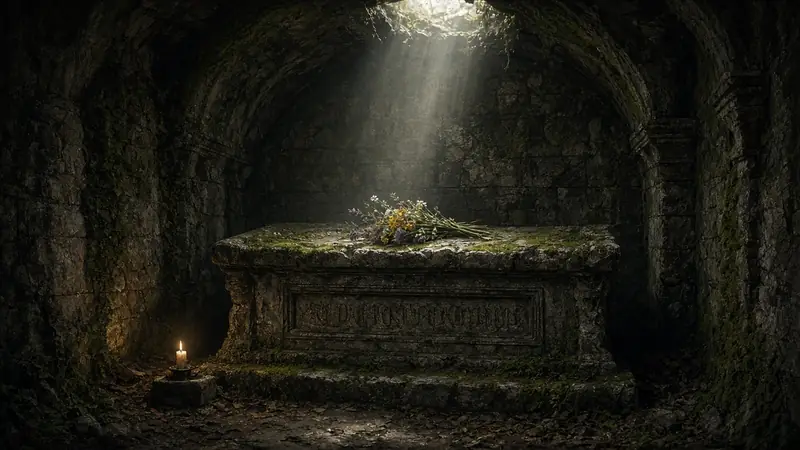
#> input picture text/art/events/crypt_grave.webp, 800 x 450 px, given in place of evil_spirit.jpg, which was not available
$ python make-crypt-eden-art.py
#> lines starting #> are read from the running program, lines starting #| are printed output that depends on the picture
#!/usr/bin/env python3
"""v1.7 / text 2.7.6 art: Royal Crypt + Eden placeholders and the four flower-girl portraits.
v1.8 / text 2.7.7: + the eight Babylon district backdrops (district_*).
v1.9 / text 2.7.8: + Pastor Evelyn (real art, cropped to face and shoulders).
Additive only (never deletes). Writes:
  joetopia-web/art/{portraits 512, faces 160 sq, busts 256 sq, events 512x288 (landscape sources only)}
  android-text-rpg assets/art/{portraits 800 long side, events 800x450 (landscape only)}  WebP q72
  joetopia-web/text/art (mirror of the APK art) + regenerated text/art/ids.js
Real portraits (flower girls, wolves) are shown whole: no event banner crop, portraits keep the full picture."""
import os
from PIL import Image
SRC = '/workspace/joetopia-art-src'
WEB = '/workspace/joetopia-web/art'
APK = '/workspace/android-text-rpg/app/src/main/assets/art'
TXT = '/workspace/joetopia-web/text/art'
ART = {  # art id -> source (relative to SRC); 'placeholder/' = generated stand-in
    'enemy_evil_spirit': 'placeholder/evil_spirit', 'enemy_zombie_goblin': 'placeholder/zombie_goblin',
    'enemy_graverobbers': 'placeholder/graverobbers', 'enemy_possessed_man': 'placeholder/possessed_man',
    'enemy_necromancer': 'placeholder/necromancer', 'enemy_vampire': 'placeholder/vampire',
    'royal_crypt': 'placeholder/royal_crypt', 'thaddeus_tomb': 'placeholder/thaddeus_tomb', 'crypt_grave': 'placeholder/crypt_grave',
    'enemy_flaming_sword': 'placeholder/flaming_sword', 'enemy_serpent': 'placeholder/serpent',
    'eden_garden': 'placeholder/eden_garden', 'tree_knowledge': 'placeholder/tree_knowledge', 'tree_life': 'placeholder/tree_life',
    'ending_thaddeus': 'placeholder/ending_thaddeus', 'draconian_true': 'placeholder/draconian_true', 'ushapti_true': 'placeholder/ushapti_true',
    # v1.8 / text 2.7.7: Babylon district backdrops (PLACEHOLDERS, 16:9 scenes)
    'district_spire': 'placeholder/district_spire',
    'district_chrome': 'placeholder/district_chrome',
    'district_lantern': 'placeholder/district_lantern',
    'district_scale': 'placeholder/district_scale',
    'district_under': 'placeholder/district_under',
    'district_core': 'placeholder/district_core',
    'district_neon_abyss': 'placeholder/district_neon_abyss',
    'district_docks': 'placeholder/district_docks',
    # real art (user-supplied), uncropped
    'street_flower_girl': 'npc/flower_girl', 'street_flower_girl_blue': 'npc/flower_girl_blue',
    # v1.11.1: near full-body portraits (rose girl framed on her face and upper body); faces/busts still come from the face crops (FACE_SRC)
    'street_sheeple_drink': 'npc/sheeple_girl', 'street_sheeple_dance': 'npc/sheeple_girl_rose',  # v1.12 (t258u): the whole full-body picture
    'enemy_ash_wolf_red_hood': 'enemy/ash_wolf_red_hood', 'enemy_ash_wolf_blue_hood': 'enemy/ash_wolf_blue_hood',
    # v1.9 / text 2.7.8: Pastor Evelyn, REAL art (user-supplied npc/evelyn.jpg), pre-cropped head-to-book (face and shoulders)
    # as npc/evelyn_portrait.jpg: im.crop((205, 22, 655, 502)) of the 784x1168 original.
    'evelyn': 'npc/evelyn',  # v1.12 (t260u): whole full-body original; face/bust icons still from the old head crop (FACE_SRC)
    # v1.9: the two Lost Explorers, REAL art (user-supplied), pre-cropped to face and shoulders:
    # encounter/lost_explorer.jpg .crop((175, 15, 525, 385)); encounter/lost_explorer_crypt.jpg .crop((268, 0, 640, 405)) (head, face, magnifying glass; no cleavage).
    'street_lost_explorer': 'encounter/lost_explorer',  # v1.12: whole full-body original
    'street_crypt_explorer': 'encounter/lost_explorer_crypt',
    # encounter/lost_explorer_undercroft.jpg .crop((110, 0, 690, 620)): sailor cap down to the tablet.
    'street_under_explorer': 'encounter/lost_explorer_undercroft',
    # npc/explorers_guild.jpg .crop((160, 40, 480, 392)): pith helmet + feather down to the neck only (no chest).
    'street_explorers_guild': 'npc/explorers_guild',
    # v1.12 Thistledown (t260u-t265u): REAL art, full body (whole picture); tall Sunflower (944x2096) is padded to 2:3 on a blurred backdrop (PAD)
    'sunflower': 'npc/sunflower', 'street_td_cotton': 'npc/cotton', 'street_td_explorer': 'npc/sheeple_explorer_library',
    'street_td_foxtail': 'npc/father_foxtail', 'street_td_veteran': 'npc/sheeple_veteran',  # Old Burdock (t266u)
    'street_td_constable': 'npc/sheeple_constable',  # Constable Rhubarb (t267u); also stands in for the Sheeple Soldiers in fights
    # v1.13 (t269u-t274u): REAL art, full body: the two checkpoint soldiers, the Baaa-ndit, Lady Violet, Strawberry, Barley the Barman
    'street_td_checkpoint_bell': 'npc/sheeple_soldier_bell', 'street_td_checkpoint_crook': 'npc/sheeple_soldier_crook',
    'street_td_baaandit': 'enemy/baaandit', 'street_td_violet': 'npc/lady_violet', 'street_td_strawberry': 'npc/strawberry',
    'street_td_barley': 'npc/barley_barman',
    'street_td_chesnut': 'npc/pastor_chesnut',
    'street_td_daisy': 'npc/daisy', 'street_td_blackbriar': 'npc/general_blackbriar', 'street_td_tamarind': 'npc/tamarind', 'kale': 'npc/kale', 'street_td_cowslip': 'npc/cowslip',  # v1.15 AF cowslip; Z/Y2 (t358u, t359u): Daisy; General Blackbriar holding the Judgment Bell
    'street_td_apricot': 'npc/apricot',  # v1.15 V (t320u): Apricot, the famous Sheeple dancer at the Woolly Tankard  # v1.15 U (t313u): Pastor Chesnut, Glade Tidings Church
    # v1.15 U2-U6 (t314u-t318u): REAL art: Meadow Wolf (+ calmed), the Alpha, Meadow Rats, the fallen soldier, the lost lamb
    'enemy_meadow_wolf': 'enemy/meadow_wolf', 'enemy_meadow_wolf_calm': 'enemy/meadow_wolf_calm', 'enemy_meadow_wolf_alpha': 'enemy/meadow_wolf_alpha',
    'enemy_meadow_rats': 'enemy/meadow_rats', 'enemy_sunlight_moth': 'enemy/sunlight_moth', 'street_td_fallen_soldier': 'npc/fallen_soldier_body', 'street_td_lost_lamb': 'npc/lost_lamb_briar',
    'street_td_couple': 'npc/sheeple_couple', 'street_td_leave_soldier': 'npc/sheeple_soldier_leave',  # v1.15 (t278u, t279u): pub encounters
    # v1.15 batch 2 (t280u-t284u): REAL art: the Ghostly Ram, the Firefox, the Giga Goose, its nest, the two lambs
    'street_td_ghost_ram': 'enemy/ghost_ram', 'street_td_firefox': 'enemy/firefox', 'street_td_giga_goose': 'enemy/giga_goose',
    'street_td_goose_nest': 'npc/giga_goose_nest', 'street_td_lambs': 'npc/sheeple_lambs',
    # v1.15 F-I (t286u, t287u): REAL art: Phoebe the TikTok Pastor (Babylon) and the Fire Dragonfly (Thistledown stream)
    'phoebe': 'npc/phoebe', 'street_td_fire_dragonfly': 'enemy/fire_dragonfly', 'street_td_strange_sheeple': 'npc/strange_sheeple_ushapti',
    'enemy_ushapti_probe': 'enemy/ushapti_probe', 'enemy_ushapti_beam_pistol': 'enemy/ushapti_beam_pistol', 'enemy_ushapti_wizard': 'enemy/ushapti_wizard',
    'roger_male': 'npc/roger_male', 'roger_female': 'npc/roger_female', 'roger_combat': 'enemy/roger_combat',  # v1.15 P2: Roger the Ushapti Trickster, revealed (full body)
    # generated stand-ins (no real people): the meadow village and two villagers
    'thistledown': 'placeholder/thistledown', 'street_td_villager_woman': 'placeholder/td_villager_woman',
    'street_td_villager_man': 'placeholder/td_villager_man',
}
from PIL import ImageFilter
def save(im, root, sub, name, q):
    os.makedirs(os.path.join(root, sub), exist_ok=True); im.save(os.path.join(root, sub, name + '.webp'), 'WEBP', quality=q, method=6)
def sq(im, cy, s):
    w, h = im.size; s = round(min(w, h) * s); cx = w / 2; y0 = max(0, min(h - s, round(cy * h - s / 2)))
    return im.crop((round(cx - s / 2), y0, round(cx + s / 2), y0 + s))
def wide(im, W, H):
    w, h = im.size; eh = w * H / W
    if eh <= h: y0 = (h - eh) / 2; return im.crop((0, round(y0), w, round(y0 + eh))).resize((W, H), Image.LANCZOS)
    ew = h * W / H; x0 = (w - ew) / 2; return im.crop((round(x0), 0, round(x0 + ew), h)).resize((W, H), Image.LANCZOS)
FACE_SRC = {'street_sheeple_drink': 'npc/sheeple_girl_face', 'street_sheeple_dance': 'npc/sheeple_girl_rose_face',
            'evelyn': 'npc/evelyn_portrait', 'street_lost_explorer': 'encounter/lost_explorer_portrait',
            'street_crypt_explorer': 'encounter/lost_explorer_crypt_portrait', 'street_under_explorer': 'encounter/lost_explorer_undercroft_portrait',
            'street_explorers_guild': 'npc/explorers_guild_portrait'}
FACE_AT = {  # full-body sources without a face crop: (face cy, face s, bust cy, bust s) as fractions (sq())
    'phoebe': (.14, .32, .25, .65), 'street_td_fire_dragonfly': (.37, .4, .38, .9), 'street_td_strange_sheeple': (.21, .34, .3, .72),
    'enemy_ushapti_probe': (.33, .5, .45, .9), 'enemy_ushapti_beam_pistol': (.28, .55, .42, .95), 'enemy_ushapti_wizard': (.30, .45, .40, .9), 'roger_male': (.27, .34, .3, .5), 'roger_female': (.255, .3, .3, .5), 'roger_combat': (.43, .24, .52, .6),
    'street_td_ghost_ram': (.2, .4, .3, .75), 'street_td_firefox': (.52, .45, .52, .8), 'street_td_giga_goose': (.25, .45, .4, .85), 'street_td_goose_nest': (.6, .6, .6, .9), 'street_td_lambs': (.42, .6, .5, .9),
    'street_td_chesnut': (.29, .32, .4, .72), 'street_td_apricot': (.2, .3, .3, .66), 'street_td_daisy': (.17, .3, .3, .66), 'street_td_blackbriar': (.15, .26, .3, .66), 'street_td_tamarind': (.15, .28, .3, .66), 'kale': (.2, .3, .32, .7), 'street_td_cowslip': (.3, .32, .36, .9),
    'enemy_meadow_wolf': (.35, .45, .45, .85), 'enemy_meadow_wolf_calm': (.35, .45, .45, .85), 'enemy_meadow_wolf_alpha': (.33, .45, .45, .85),
    'enemy_meadow_rats': (.45, .55, .5, .9), 'enemy_sunlight_moth': (.4, .45, .45, .85), 'street_td_fallen_soldier': (.5, .55, .55, .9), 'street_td_lost_lamb': (.45, .45, .5, .85),
    'street_td_couple': (.33, .9, .4, 1), 'street_td_leave_soldier': (.3, .42, .38, .75),
    'sunflower': (.14, .5, .22, .85), 'street_td_cotton': (.22, .36, .32, .7), 'street_td_explorer': (.21, .34, .33, .7),
    'street_td_foxtail': (.16, .34, .27, .7), 'street_td_veteran': (.2, .36, .3, .72), 'street_td_constable': (.15, .36, .25, .72), 'street_td_villager_woman': (.22, .4, .32, .75), 'street_td_villager_man': (.2, .4, .3, .75),
    'street_td_checkpoint_bell': (.16, .36, .27, .72), 'street_td_checkpoint_crook': (.16, .36, .27, .72), 'street_td_baaandit': (.16, .36, .27, .72), 'street_td_violet': (.16, .36, .27, .72), 'street_td_strawberry': (.16, .36, .27, .72), 'street_td_barley': (.16, .36, .27, .72)}
PAD = {'sunflower'}  # taller than 2:3: pad (never stretch) to 2:3 on a blurred copy of itself
LETTERBOX = {'street_td_cowslip', 'kale', 'enemy_sunlight_moth', 'street_td_tamarind', 'street_td_daisy', 'street_td_blackbriar', 'street_td_apricot', 'street_td_chesnut', 'enemy_meadow_wolf', 'enemy_meadow_wolf_calm', 'enemy_meadow_wolf_alpha', 'enemy_meadow_rats', 'street_td_fallen_soldier', 'street_td_lost_lamb', 'roger_male', 'roger_female', 'roger_combat', 'enemy_ushapti_probe', 'enemy_ushapti_wizard', 'enemy_ushapti_beam_pistol', 'street_td_strange_sheeple', 'street_td_ghost_ram', 'street_td_giga_goose', 'street_td_lambs', 'street_td_checkpoint_bell', 'street_td_checkpoint_crook', 'street_td_baaandit', 'street_td_violet', 'street_td_strawberry', 'street_td_barley', 'street_td_veteran', 'street_td_constable', 'evelyn', 'sunflower', 'street_td_cotton', 'street_td_explorer', 'street_td_foxtail', 'street_td_villager_woman', 'street_td_villager_man', 'street_flower_girl', 'street_flower_girl_blue', 'street_sheeple_drink', 'street_sheeple_dance', 'street_lost_explorer', 'street_crypt_explorer', 'street_under_explorer', 'street_explorers_guild'}  # web encounter banner: the WHOLE portrait centred on a blurred backdrop (no crop)
# v1.15: portrait sources whose event banner is a full-width 16:9 band starting at this fraction of the height (a crop, never a stretch)
WIDE_TOP = {'phoebe': .05, 'street_td_fire_dragonfly': .12, 'street_td_couple': 230 / 1712, 'street_td_leave_soldier': 230 / 1712, 'street_td_firefox': .4, 'street_td_goose_nest': .33}
def band(im, top, W, H):
    w, h = im.size; bh = round(w * H / W); y0 = max(0, min(h - bh, round(top * h))); return im.crop((0, y0, w, y0 + bh)).resize((W, H), Image.LANCZOS)
LETTERBOX_APK = {'street_td_cowslip', 'kale', 'enemy_sunlight_moth', 'street_td_tamarind', 'street_td_daisy', 'street_td_blackbriar', 'street_td_apricot', 'street_td_chesnut', 'enemy_meadow_wolf', 'enemy_meadow_wolf_calm', 'enemy_meadow_wolf_alpha', 'enemy_meadow_rats', 'street_td_fallen_soldier', 'street_td_lost_lamb'}
def letterbox(im, W, H):
    bg = wide(im, W, H).filter(ImageFilter.GaussianBlur(18)); bg = Image.blend(bg, Image.new('RGB', (W, H), (12, 10, 16)), .45)
    fg = im.copy(); fg.thumbnail((W, H), Image.LANCZOS); bg.paste(fg, ((W - fg.size[0]) // 2, (H - fg.size[1]) // 2)); return bg
for nid, src in ART.items():
    im = Image.open(os.path.join(SRC, src + '.jpg')).convert('RGB'); land = im.size[0] > im.size[1]
#> further down, im is the input picture: PIL image 800x450 RGB; mean R, G, B 30.6, 29.9, 22.1
#> after `land = im.size[0] > im.size[1]`: land = True
    if nid in PAD:
        w, h = im.size; W = round(h * 2 / 3); bg = wide(im, W, h).filter(ImageFilter.GaussianBlur(30)); bg = Image.blend(bg, Image.new('RGB', (W, h), (12, 10, 16)), .35)
        bg.paste(im, ((W - w) // 2, 0)); im = bg
    p = im.copy(); p.thumbnail((512, 512), Image.LANCZOS); save(p, WEB, 'portraits', nid, 82)
    save(sq(im, .5 if land else .2, .55 if land else .45).resize((160, 160), Image.LANCZOS), WEB, 'faces', nid, 82)
#> in sq, `return im.crop((round(cx - s / 2), y0, round(cx + s / 2), y0 + s))`:
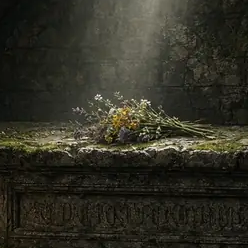
#> returned value: PIL image 248x248 RGB; mean R, G, B 49.2, 48.1, 37
#> call 2 of save, with root = '/workspace/joetopia-web/art', sub = 'faces', name = 'enemy_evil_spirit', q = 82
#> in save (call 2), `os.makedirs(os.path.join(root, sub), exist_ok=True)`:
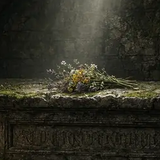
#> saved as enemy_evil_spirit.webp: PIL image 160x160 RGB; mean R, G, B 49.2, 48.1, 37
    save(sq(im, .5 if land else .33, 1 if land else .75).resize((256, 256), Image.LANCZOS), WEB, 'busts', nid, 82)
#> call 2 of sq, with cy = 0.5, s = 1
#> in sq (call 2), `return im.crop((round(cx - s / 2), y0, round(cx + s / 2), y0 + s))`:
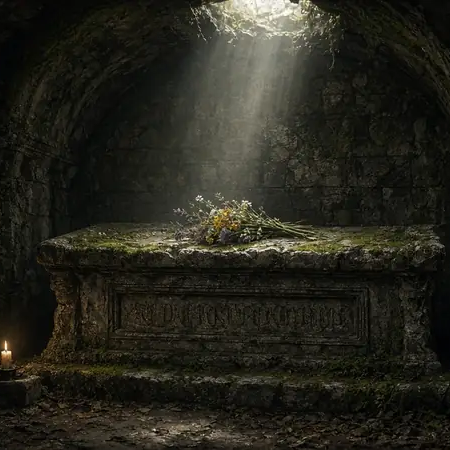
#> returned value: PIL image 450x450 RGB; mean R, G, B 39, 38.1, 28.9
#> call 3 of save, with root = '/workspace/joetopia-web/art', sub = 'busts', name = 'enemy_evil_spirit', q = 82
#> in save (call 3), `os.makedirs(os.path.join(root, sub), exist_ok=True)`:
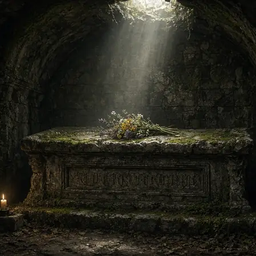
#> saved as enemy_evil_spirit.webp: PIL image 256x256 RGB; mean R, G, B 39, 38.1, 28.9
    p = im.copy(); p.thumbnail((800, 800), Image.LANCZOS)
    for root in (APK, TXT): save(p, root, 'portraits', nid, 72)
    if land:
        save(wide(im, 512, 288), WEB, 'events', nid, 80)
        e = wide(im, 800, 450)
        for root in (APK, TXT): save(e, root, 'events', nid, 72)
    if nid in LETTERBOX: save(letterbox(im, 512, 288), WEB, 'events', nid, 80)
    if nid in LETTERBOX_APK:  # v1.15 U: whole figure on a blurred backdrop for the apps too (never stretched)
        e = letterbox(im, 800, 450)
        for root in (APK, TXT): save(e, root, 'events', nid, 72)
    if nid in WIDE_TOP:
        save(band(im, WIDE_TOP[nid], 512, 288), WEB, 'events', nid, 80)
        e = band(im, WIDE_TOP[nid], 800, 450)
        for root in (APK, TXT): save(e, root, 'events', nid, 72)
    print(nid, im.size, 'landscape' if land else 'portrait')
#| enemy_evil_spirit (800, 450) landscape
    if nid in FACE_AT:
        a = Image.open(os.path.join(SRC, src + '.jpg')).convert('RGB')
        save(sq(a, FACE_AT[nid][0], FACE_AT[nid][1]).resize((160, 160), Image.LANCZOS), WEB, 'faces', nid, 82)
        save(sq(a, FACE_AT[nid][2], FACE_AT[nid][3]).resize((256, 256), Image.LANCZOS), WEB, 'busts', nid, 82)
    if nid in FACE_SRC:  # small face / bust icons from the dedicated face crop
        f = Image.open(os.path.join(SRC, FACE_SRC[nid] + '.jpg')).convert('RGB')
        save(sq(f, .5, .55).resize((160, 160), Image.LANCZOS), WEB, 'faces', nid, 82)
        save(sq(f, .5, 1).resize((256, 256), Image.LANCZOS), WEB, 'busts', nid, 82)
#> pass 2 of the loop `for nid, src in ART.items():`:
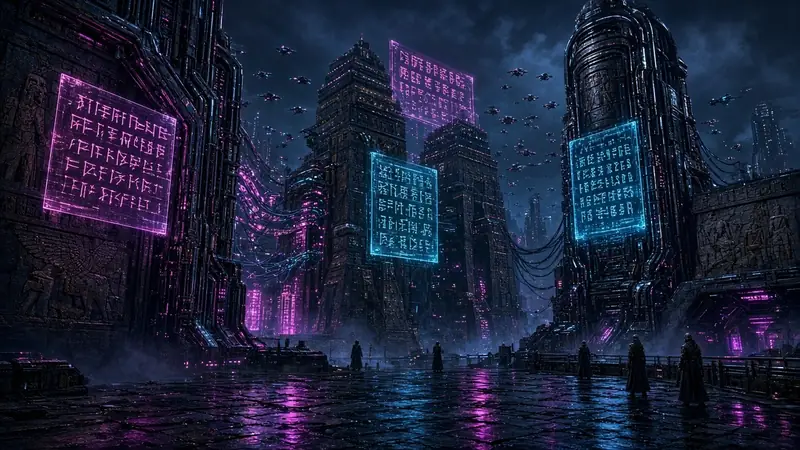
#> input picture text/art/events/district_chrome.webp, 800 x 450 px, given in place of zombie_goblin.jpg, which was not available
#> im is the input picture: PIL image 800x450 RGB; mean R, G, B 28.2, 33.6, 57.2
#> in save (call 10), `os.makedirs(os.path.join(root, sub), exist_ok=True)`:
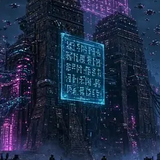
#> saved as enemy_zombie_goblin.webp: PIL image 160x160 RGB; mean R, G, B 30.3, 43.7, 69.5
#> in save (call 11), `os.makedirs(os.path.join(root, sub), exist_ok=True)`:
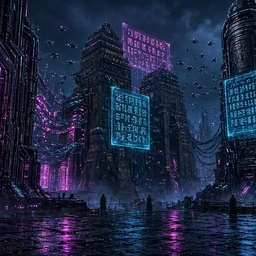
#> saved as enemy_zombie_goblin.webp: PIL image 256x256 RGB; mean R, G, B 30.3, 40, 66.5
#| enemy_zombie_goblin (800, 450) landscape
#> (the run stopped early here; a loop or call above may not have finished)
